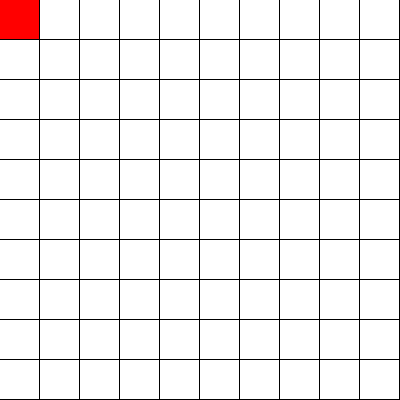
Frame 1 (no input)
Frame 60 (no input): identical to frame 1, image omitted
Frame 120 (the mouse pressed at the canvas centre since frame 60): identical to frame 1, image omitted

The p5.js sketch that drew this single still picture (run headless with seeded random() and noise() and a simulated clock; from frame 60 on, the mouse is pressed at the canvas centre):

// p5.js sketch
// ── sketch.js
let cols = 10;
let rows = 10;
let matrix = new Array(cols);
let w, h;
let openSet = [];
let closedSet = [];
let start, end;

function Spot(i, j) {
  this.x = i;
  this.y = j;
  this.f = 0;
  this.g = 0;
  this.h = 0;
  this.show = function(color) {
    fill(color);
    noStroke();
    rect(this.x * w, this.y * h, w - 1, h - 1);
  }
}

function setup() {
  createCanvas(400, 400);
  console.log('Creating canvas and init matrix');
  w = width / cols;
  h = height / rows;

  for (let index = 0; index < matrix.length; index++) {
    matrix[index] = new Array(rows);
  }

  for (let i = 0; i < cols; i++){
    for (let j = 0; j < cols; j++){
      matrix[i][j] = new Spot(i, j);
    }
  }

  start = matrix[0][0];
  end = matrix[cols - 1][rows - 1];
  openSet.push(start);


  console.log(matrix);
}

function draw() {
  if (openSet.length > 0) {

  }
  else {
    console.log('No solution');
  }
  background(0);
  for (let i = 0; i < cols; i++){
    for (let j = 0; j < rows; j++){
      matrix[i][j].show(color(255));
    }
  }

  for (let i = 0; i < openSet.length; i++){
    openSet[i].show(color(255, 0, 0));
  }

  for (let i = 0; i < closedSet.length; i++){
    closedSet[i].show(color(255, 0, 0));
  }
}
